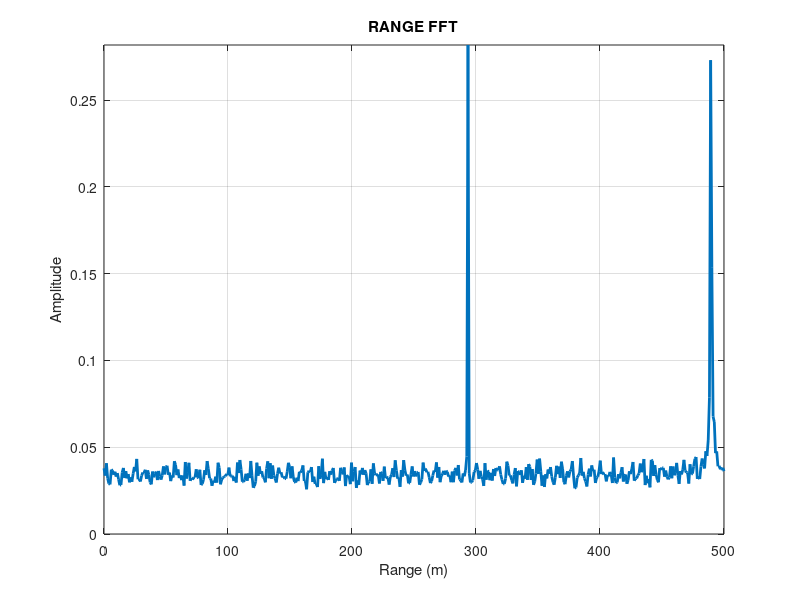
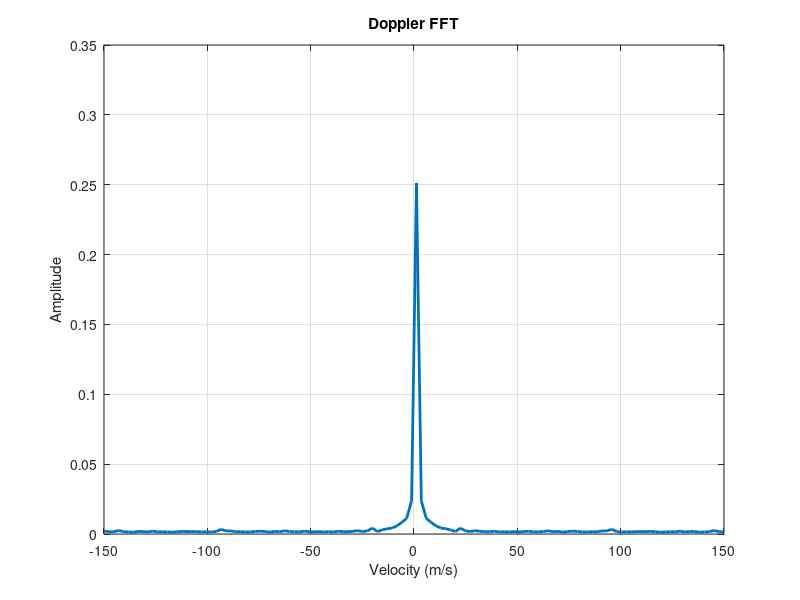

The MATLAB script that drew these images, in order:
%% Radar Specifications 
% Frequency of operation = 20kHz
% Max Range = 500m 
% Range Resolution = 1 m
% Max Velocity = 150 m/s 

max_range = 500;
range_resolution = 1;
max_velocity = 150;
c = 3 * 10^8;               % Speed of light

%% target Parameters
% Initial range and velocity of the targets
target1_range = 300;        % meters (stationary target)
target1_velocity = 0;       % m/s

target2_range = 500;        % meters (moving target)
target2_velocity = 100;     % m/s


%% FMCW Waveform Generation

% Calculate Bandwidth (B), Chirp Time (Tchirp), and Slope (slope)
B = c / (2 * range_resolution);
Tchirp = 5.5 * 2 * max_range / c;
slope = B / Tchirp;

% Operating carrier frequency of Radar 
fc = 20 * 10^3;             % carrier frequency

% The number of chirps in one sequence (number of Doppler cells)
Nd = 128;  % Number of chirps

% The number of samples on each chirp (number of range cells)
Nr = 1024;  % Number of samples

% Timestamp for running the displacement scenario for every sample on each chirp
t = linspace(0, Nd * Tchirp, Nr * Nd);  % total time for samples

% Creating the vectors for Tx, Rx, and Mix based on the total samples input.
Tx = zeros(1, length(t)); % transmitted signal
Rx = zeros(1, length(t)); % received signal
Mix = zeros(1, length(t)); % beat signal

% Similar vectors for range_covered and time delay.
r_t = zeros(1, length(t));
td1 = zeros(1, length(t));
td2 = zeros(1, length(t));

%% Signal generation and Moving Target simulation

% Running the radar scenario over the time.
for i = 1:length(t)
    % Update the Range of the Targets for constant velocity.
    r_t1 = target1_range + target1_velocity * t(i);
    r_t2 = target2_range + target2_velocity * t(i);
    
    td1(i) = 2 * r_t1 / c;
    td2(i) = 2 * r_t2 / c;
    
    % Update the transmitted and received signal.
    Tx(i) = cos(2 * pi * (fc * t(i) + (slope * t(i)^2) / 2));
    Rx1 = cos(2 * pi * (fc * (t(i) - td1(i)) + (slope * (t(i) - td1(i))^2) / 2));
    Rx2 = cos(2 * pi * (fc * (t(i) - td2(i)) + (slope * (t(i) - td2(i))^2) / 2));
    
    % Combine the received signals from both targets
    Rx(i) = Rx1 + Rx2;
    
    % Mix the Transmit and Receive signals to generate the beat signal
    Mix(i) = Tx(i) .* Rx(i);
end

%% RANGE MEASUREMENT
% Reshape the vector into Nr*Nd array. Nr and Nd here define the size of Range and Doppler FFT respectively.
sig = reshape(Mix, [Nr, Nd]);

% Run the FFT on the beat signal along the range bins dimension (Nr)
sig_fft1 = fft(sig, Nr);

% Normalize
sig_fft1 = sig_fft1 / Nr;

% Take the absolute value of FFT output
sig_fft1 = abs(sig_fft1);

% Output of FFT is double-sided signal, but we are interested in only one side of the spectrum.
sig_fft1 = sig_fft1(1:Nr/2, :);

% Plotting the range
figure('Name', 'Range from First FFT');
plot(linspace(0, max_range, Nr/2), max(sig_fft1, [], 2), 'LineWidth', 2);
grid on;
axis([0 500 0 max(max(sig_fft1))]);
xlabel('Range (m)');
ylabel('Amplitude');
title('RANGE FFT');

%% Estimation of Range
% Find the peak value in the range FFT output
[max_val, range_idx] = max(max(sig_fft1, [], 2));
estimated_range = range_idx * (max_range / (Nr/2));

% Display the estimated range
fprintf('Estimated Range: %.2f m\n', estimated_range);

%% DOPPLER MEASUREMENT
% Run the FFT on the beat signal along the Doppler bins dimension (Nd)
sig_fft2 = fftshift(fft(sig_fft1, Nd, 2));

% Normalize
sig_fft2 = sig_fft2 / Nd;

% Take the absolute value of FFT output
sig_fft2 = abs(sig_fft2);

% Plotting the Doppler FFT output
doppler_axis = linspace(-max_velocity, max_velocity, Nd);
figure('Name', 'Doppler FFT');
plot(doppler_axis, max(sig_fft2, [], 1), 'LineWidth', 2);
grid on;
xlabel('Velocity (m/s)');
ylabel('Amplitude');
title('Doppler FFT');

%% Estimation of Velocity
% Find the peak value in the Doppler FFT output
[~, velocity_idx] = max(max(sig_fft2, [], 1));
estimated_velocity = (velocity_idx - Nd/2) * (2 * max_velocity / Nd);

% Display the estimated velocity
fprintf('Estimated Velocity: %.2f m/s\n', estimated_velocity);
